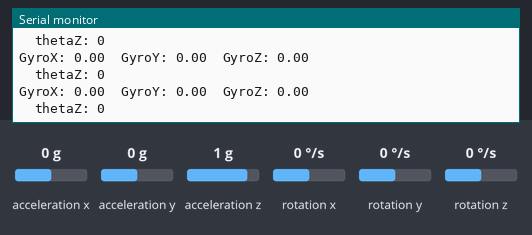
Bench run of a sketch on a simulated Arduino Uno, built with avr-gcc and run on an emulated ATmega328P. On the bench: the last lines printed to the serial monitor. The test bench sets the inputs (shaded band); at power-on: rotation x 0 °/s, rotation y 0 °/s, rotation z 0 °/s, acceleration x 0 g, acceleration y 0 g, acceleration z 1 g.

Above: at 1.2 s.
1.3 s: rotation x set to -192 °/s
At 1.62 s:
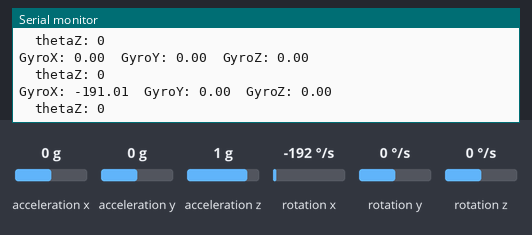
2.8 s: rotation y set to -192 °/s
At 3.07 s:
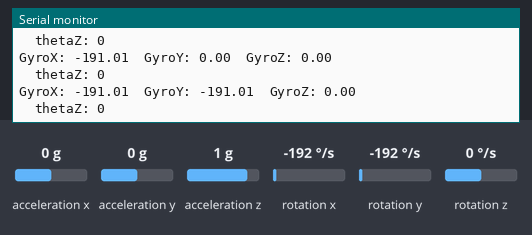
4.3 s: rotation z set to -192 °/s
At 4.53 s:
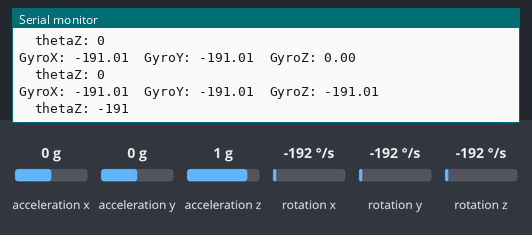
Timing chart, 0 to 7.3 s (numbered marks = the images above; inputs shaded):
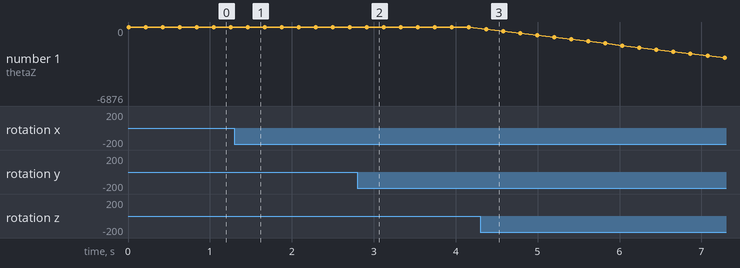

The sketch:

mpu9250run.ino
```cpp
// (licence header left out)
/*
 * Updated by Ahmad Shamshiri on July 09, 2018 for Robojax.com
 * in Ajax, Ontario, Canada
 * watch instrucion video for this code:
For this sketch you need to connect:
VCC to 5V and GND to GND of Arduino
SDA to A4 and SCL to A5

S20A is 3.3V voltage regulator MIC5205-3.3BM5
*/

#include "MPU9250.h"

int radToDeg = (180/3.1415);
int thetaX, thetaY, thetaZ;

// an MPU9250 object with the MPU-9250 sensor on I2C bus 0 with address 0x68
MPU9250 IMU(Wire,0x68);
int status;

void setup() {
  // serial to display data
  Serial.begin(115200);
  while(!Serial) {}

  // start communication with IMU
  status = IMU.begin();
  if (status < 0) {
    Serial.println("IMU initialization unsuccessful");
    Serial.println("Check IMU wiring or try cycling power");
    Serial.print("Status: ");
    Serial.println(status);
    while(1) {}
  }
}

void loop() {
  // read the sensor
  IMU.readSensor();
  // display the data
  Serial.print("GyroX: ");
  Serial.print(radToDeg*(IMU.getGyroX_rads()),2);
  Serial.print("\t");
  Serial.print("GyroY: ");
  Serial.print(radToDeg*(IMU.getGyroY_rads()),2);
  Serial.print("\t");
  Serial.print("GyroZ: ");
  Serial.println(radToDeg*(IMU.getGyroZ_rads()),2);
  if (radToDeg*(IMU.getGyroZ_rads())>0.75) {
    thetaZ += (radToDeg*(IMU.getGyroZ_rads()));
  }

  else if (radToDeg*(IMU.getGyroZ_rads())<(-0.75)) {
      thetaZ += (radToDeg*(IMU.getGyroZ_rads()));
  }

  Serial.print("\t");
  Serial.print("thetaZ: ");
  Serial.println(thetaZ);
  delay(200);
  // thetaX += radToDeg*(IMU.getGyroX_rads())
  // thetaY += radToDeg*(IMU.getGyroY_rads())

}
```

Measured:
- after the input at 1.3 s, the serial monitor: prints a new line after 0.16 s (image 1)
- after the input at 2.8 s, the serial monitor: prints a new line after 0.11 s (image 2)
- after the input at 4.3 s, the serial monitor: prints a new line after 0.07 s (image 3)
- plotted number 1: 0 → -6876 after the input at 4.3 s
